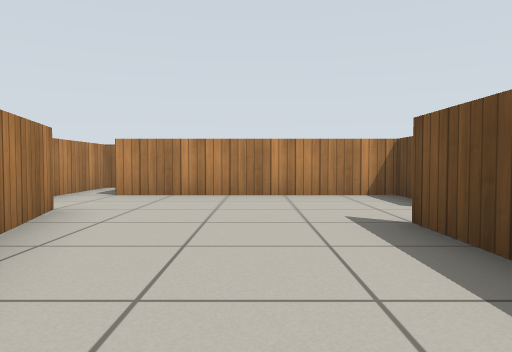
view 1 (above)

20 first-person views from a walk through a world built for the Gazebo simulator. The camera is 0.57 m above the floor, tilts 2° down and sees 70° across. The floor is counted in squares, 1 m on a side. Each view is taken from the middle of a square. On the plan, view 1 faces up. The plan holds only what a view shows up to about 10 squares ahead; the rest is blank. Simple patterns stand in for the simulator's built-in surfaces.

view 2
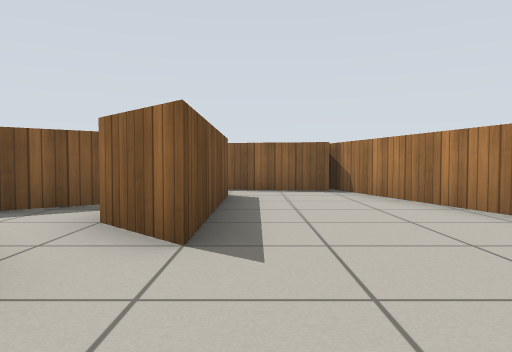

view 3
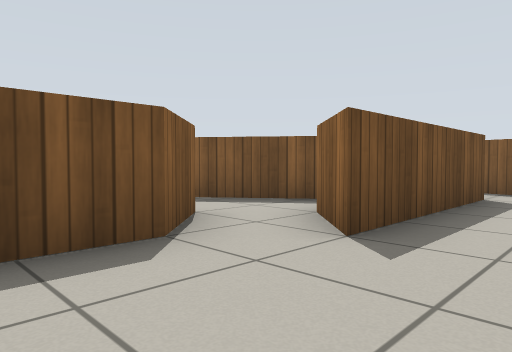

view 4
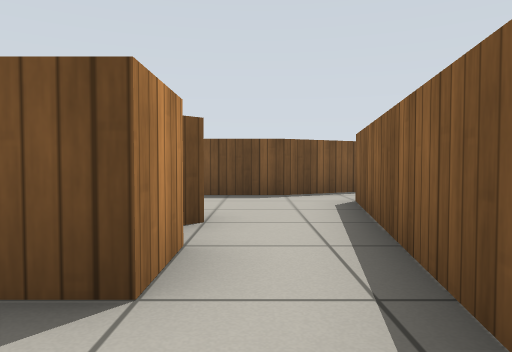

view 5
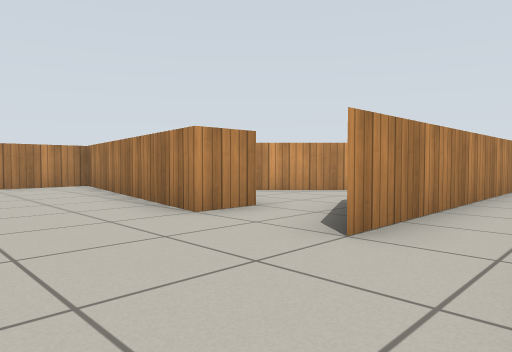

view 6
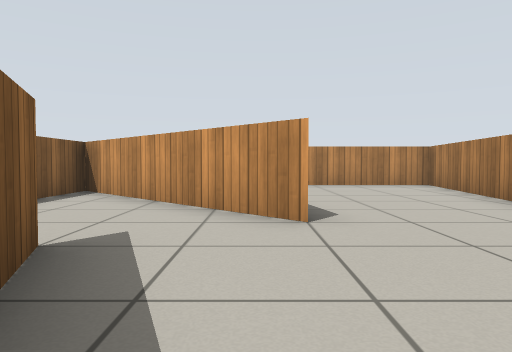

view 7
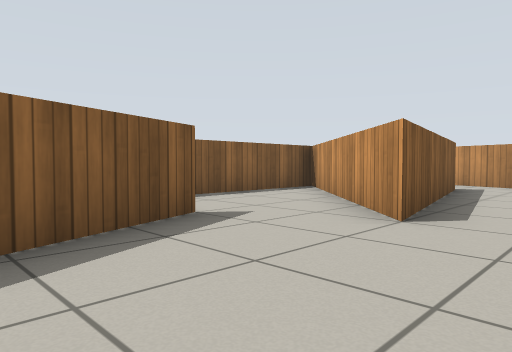

view 8
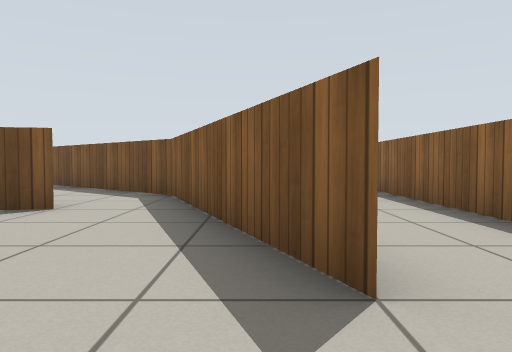

view 9
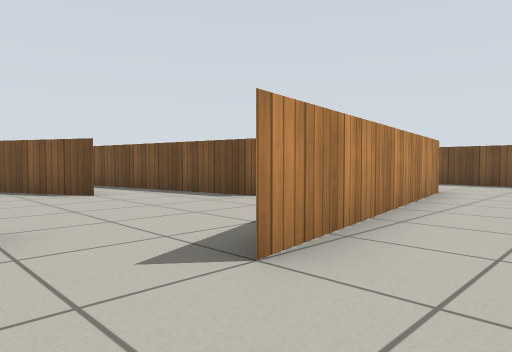

view 10
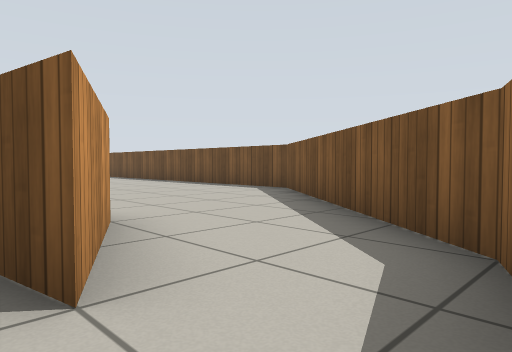

view 11
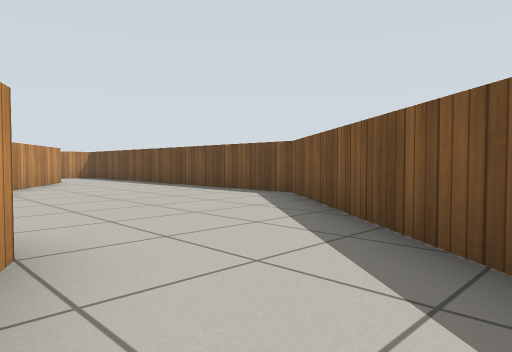

view 12
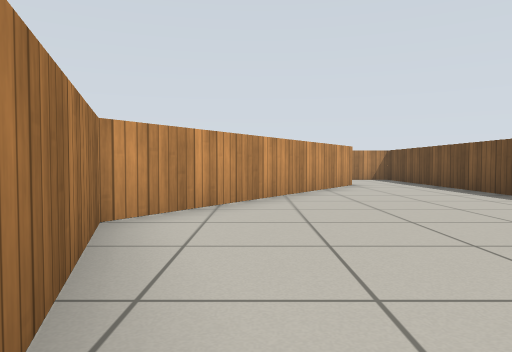

view 13
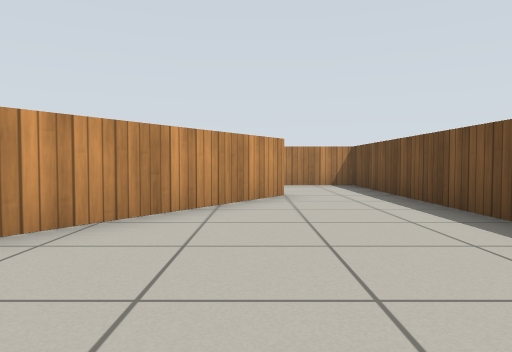

view 14
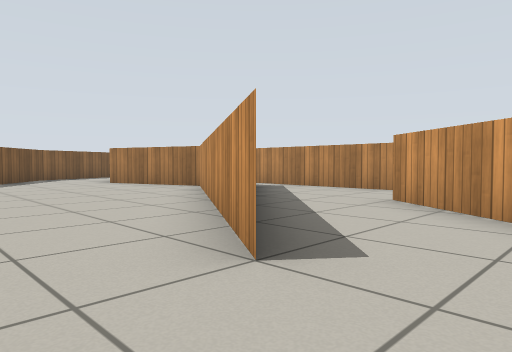

view 15
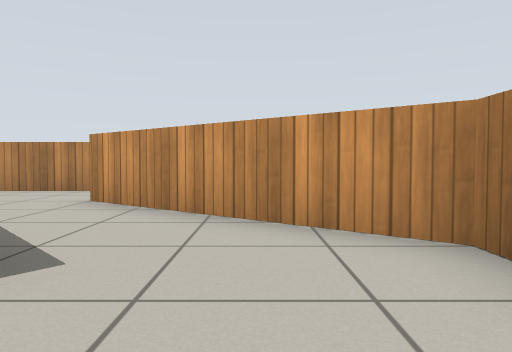

view 16
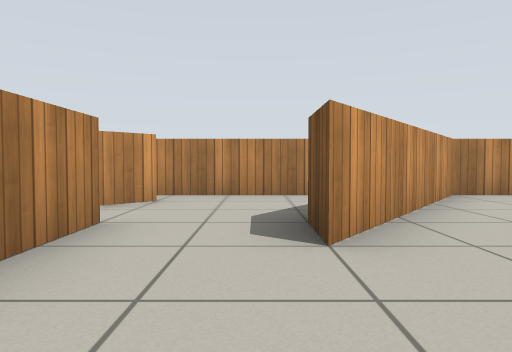

view 17
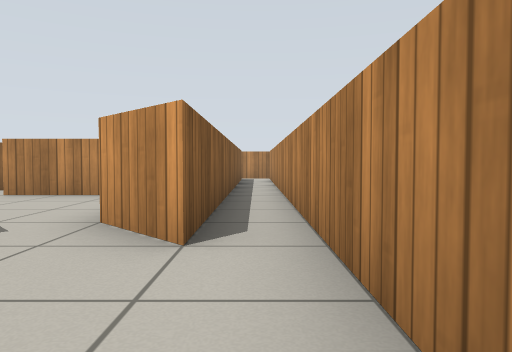

view 18
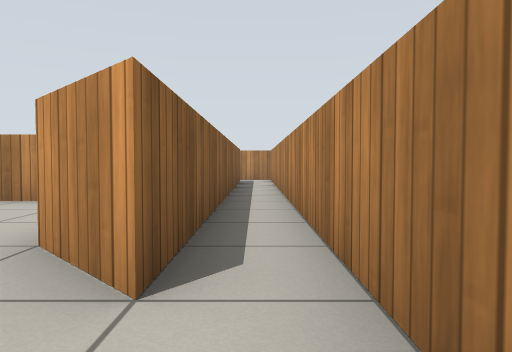

view 19
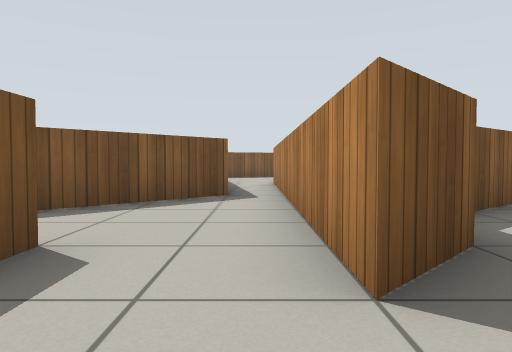

view 20
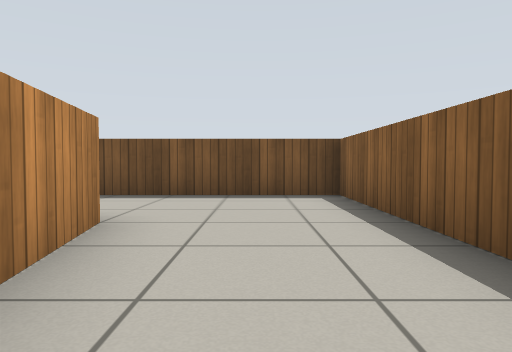

### Floor plan
Key: @ floor where view 1 was taken; # wall or solid block; . floor; B wooden block.
Columns run from 4 left of view 1 to 16 right of it. Each row starts with its distance up from view 1.
  9 #####################
  8 #. ............ B...#
  7 #.##########.. B....#
  6 #......B......B.....#
  5  ......B...B..B..#..#
  4   #....B...B....##..#
  3   #...B...BB...##...#
  2   #...B..B B..##....#
  1   #...BBBB B.##.....#
  0   ##@.BBB..B.##.....#
 -1    #.......B.#......#
 -2    #BBBBB..B.##....B
 -3    #.BBBBB.B.##...BB
 -4    #.........##...B
 -5    #..........#..B
 -6    #............B  .#
 -7   ##..BBBB....BBBB..#
 -8   #..B BB..BBBBB....#
 -9       BB............#
-10       B.............#
-11      #####   ########

Positions as (right, up) in squares from view 1, and headings:
1: (0, 0), facing up
2: (1, 6), facing down
3: (0, 6), facing down-right
4: (0, -1), facing right
5: (9, -6), facing up-left
6: (9, -7), facing left
7: (9, -5), facing down-left
8: (5, -8), facing right
9: (5, -10), facing up-right
10: (9, -7), facing up-right
11: (10, -6), facing up-right
12: (11, -4), facing up
13: (13, -1), facing up
14: (15, 7), facing down-left
15: (15, 7), facing left
16: (9, 2), facing up
17: (10, 8), facing left
18: (9, 8), facing left
19: (8, 7), facing down
20: (9, -9), facing right
